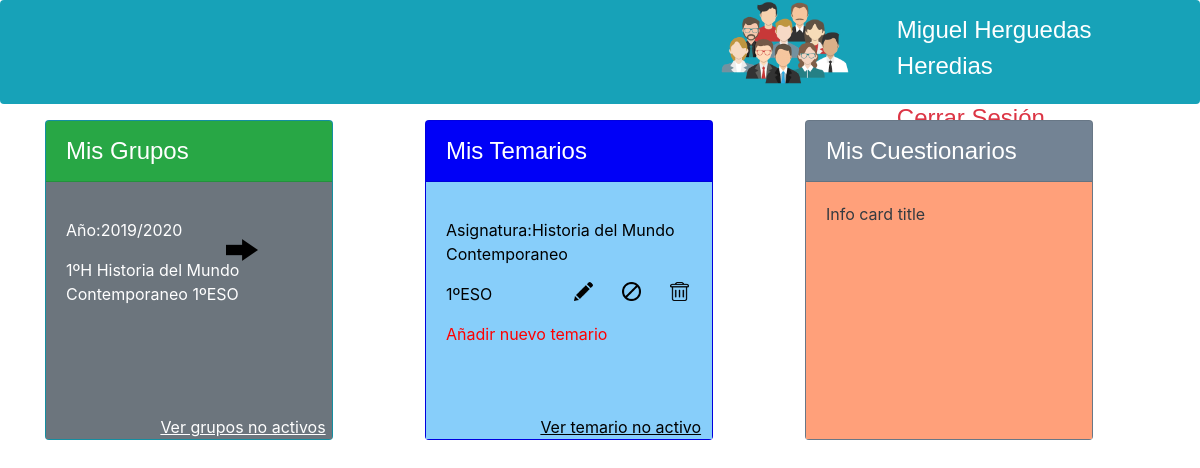
/Aula_VirtualPHP/PanelProfesores.php (signed in), run on an earlier commit of the app's database.
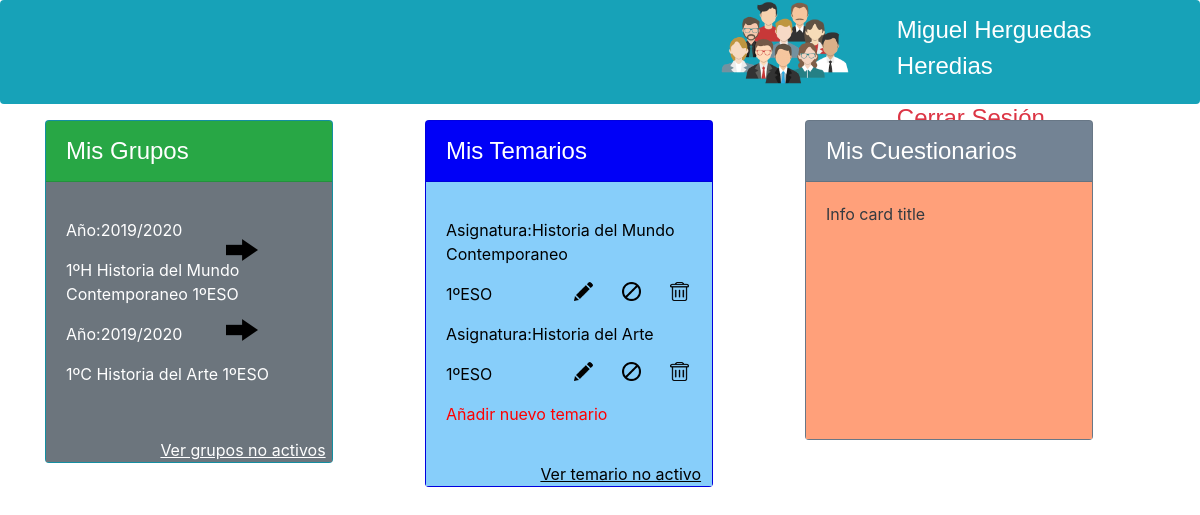
And on a later commit of the database.
### tables this page shows
create table Grupos(
	GrupoId int primary key auto_increment not null,
	Nombre varchar(100)not null,
	CursoAcademicoId int not null,
	MateriaId int not null,
	NivelId int not null,
	ProfesorId int not null,
	foreign key(CursoAcademicoId)references CursosAcademicos(CursoAcademicoId)on update cascade on delete cascade,
	foreign key(MateriaId)references Materias(MateriaId)on update cascade on delete cascade,
	foreign key(NivelId)references Niveles(NivelId)on update cascade on delete cascade,
	foreign key(ProfesorId)references Profesores(ProfesorId)on update cascade on delete cascade 
	);

create table CursosAcademicos(
	CursoAcademicoId int auto_increment primary key not null,
	CentroEducativoId int not null,
	Denominacion varchar(100)not null,
	EsActivo boolean not null,
	FechaInicio date not null,
	FechaFin date not null,
	foreign key(CentroEducativoId)references CentrosEducativos(CentroEducativoId) on update cascade on delete cascade
	);

create table Materias(
	MateriaId int primary key auto_increment not null,
	Nombre varchar(100)not null,
	CentroEducativoId int not null,
	EsActiva boolean not null,
	foreign key(CentroEducativoId)references CentrosEducativos(CentroEducativoId)on update cascade on delete cascade
	);

create table Niveles(
	NivelId int primary key auto_increment not null,
	CentroEducativoId int not null,
	Denominacion varchar(100)not null,
	EsActivo boolean not null,
	foreign key(CentroEducativoId)references CentrosEducativos(CentroEducativoId)on update cascade on delete cascade
	
	);

### Aula_VirtualPHP/PanelProfesores.php (the view, shortened to what this page needs)
<html><meta charset='utf-8'>
	<?php
		include("conexion.php");
		$Usuario_Actual=$_SESSION["Nombre_Profesor"];
		$Id_Actual=$_SESSION["ProfesorId"];
	?>
	<head>
		<link rel="stylesheet" href="https://stackpath.bootstrapcdn.com/bootstrap/4.4.1/css/bootstrap.min.css">
		<link rel="stylesheet" type="text/css" href="Estilos/diseño.css">
		<nav aria-label="breadcrumb">
		  <ol class="breadcrumb bg-info">
			<li class="breadcrumb-item active text-white" id="Barra" aria-current="page"><?PHP
				echo("<img id='Imagen' src='Estilos/profesores.png'/>");
				echo("<div id='Texto'>");
				echo("<p>$Usuario_Actual</p>");
				?>
				<form action='PanelProfesores.php'method="post">
					<a href="?Cerrar=true" class="text-danger" >Cerrar Sesión</a>
				</form>
				<?php
					echo("</div>");
				?>
			</li>
		  </ol>
		</nav>
	</head>
<body>
	<div class="container">
		<div class="row">
			<div class="col-sm">
				<div class="card text-white bg-info mb-3" style="max-width: 18rem;min-height:20rem;">
					<div class="card-header bg-success ">Mis Grupos</div>
						<div class="card-body bg-secondary">
							<p class="card-text ">
							<?php
								$VerGrupos="select g.GrupoId, ca.Denominacion as AnioEscolar ,G.Nombre as NombreGrupo ,M.Nombre as Asignatura ,N.Denominacion as NivelEducativo ,P.Usuario as Nombre_Profesor from grupos g,materias m ,niveles n ,profesores p, cursosacademicos ca where(g.MateriaId=M.MateriaId and g.NivelId =n.NivelId and g.ProfesorId =P.ProfesorId and g.CursoAcademicoId =ca.CursoAcademicoId  and ca.EsActivo =true and m.EsActiva=true and P.ProfesorId=$Id_Actual )";
								$Grupos=mysqli_query($conexion,$VerGrupos);
								echo("<div>");
								while($fila=mysqli_fetch_array($Grupos)){
									echo("<p> Año:".$fila["AnioEscolar"]."</p><p>".$fila["NombreGrupo"]."&nbsp;".
										$fila["Asignatura"]."&nbsp;".$fila["NivelEducativo"]."\r\n </p>");
										echo("<a href='Alumnos_Grupo.php?Id_Activo=".$fila["GrupoId"]."'><img src='Estilos/flecha.png' id='flecha' title='Ver Lista de Alumnos del Grupo'/></a>");
								}
								echo ("</div>");
							?>
							</p>
						</div>
						<p class="card-text bg-secondary"><a href="Grupos_no_activos.php"class="text-white"style="margin-left:40%;"><u>Ver grupos no activos</a></u></p>
					</div>
				</div>
			<div class="col-sm">
				<div class="card text-white  mb-3" style="background-color:blue;max-width: 18rem;min-height:20rem;">
					<div class="card-header">Mis Temarios</div>
						<div class="card-body "style="background-color:#87CEFA;">
							<p class="card-text " >
							<?php
								$VerMaterias="select g.GrupoId, ca.Denominacion as AnioEscolar ,G.Nombre as NombreGrupo ,M.Nombre as Asignatura,M.MateriaId ,N.Denominacion as NivelEducativo,n.NivelId ,P.Usuario as Nombre_Profesor from grupos g,materias m ,niveles n ,profesores p, cursosacademicos ca where(g.MateriaId=M.MateriaId and g.NivelId =n.NivelId and g.ProfesorId =P.ProfesorId and g.CursoAcademicoId =ca.CursoAcademicoId  and ca.EsActivo =true and m.EsActiva=true and P.ProfesorId=$Id_Actual)";
								$Temario=mysqli_query($conexion,$VerMaterias);
								echo("<div>");
								while($fila=mysqli_fetch_array($Temario)){
									echo("<p style='color:black;'><a href='VerTema.php?Id_Activo=".$fila["MateriaId"]."'style='color:black;'>Asignatura:".$fila["Asignatura"]."</p></a><p style='color:black;'>".$fila["NivelEducativo"]."</p>");
									echo("<a href='Editar_Tema.php?Id_Materia=".$fila["MateriaId"]."&Id_Nivel=".$fila["NivelId"]."'><img src='Estilos/lapiz.png' id='lapiz' title='Editar Tema'/></a><a href='?Ocultar=true&Id_Activo=".$fila["MateriaId"]."'><img src='Estilos/ocultar.png' id='ocultar' title='Ocultar Tema'/></a>
									<a href='?Quitar=true&Id_Activo=".$fila["MateriaId"]."&Nivel_Id=".$fila["NivelId"]."'><img src='Estilos/papelera.png' id='papelera' title='Eliminar Tema'/></a>");
								}
								echo("<a href='Agregar_Tema.php'style='color:red;'>Añadir nuevo temario</a>");
								echo ("</div>");
							?>
							</p>
						</div>
						<p class="card-text" style="background-color:#87CEFA;"><a href="materias_no_activas.php" style="margin-left:40%;color:black;"><u>Ver temario no activo</a></u></p>
					</div>
			</div>
			<div class="col-sm">
				<div class="card text-white  mb-3" style="background-color:#778899;max-width: 18rem;min-height:20rem;">
					<div class="card-header">Mis Cuestionarios</div>
					<div class="card-body" style="background-color:#FFA07A;">
						<p class="card-text text-dark">Info card title</p>
					</div>
				</div>
			</div>
		</div>
	</div>
</body>
</html>

### Aula_VirtualPHP/conexion.php (shortened to what this page needs)
<html><meta charset='utf-8'>

### Aula_VirtualPHP/Estilos/diseño.css (style rules this page uses)
.breadcrumb-item { height:5rem; font-family:Arial; font-size:150%; margin-left:85%; }
.card-header { font-family:Arial; font-size:150%; }
#Imagen { margin-top:-2rem; margin-left:-18rem; width:8rem; height:8rem; }
#Texto { margin-top:-6rem; margin-left:-7rem; }
#flecha { width:2rem; height:2rem; margin-top:-5.5rem; margin-left:10rem; }
#lapiz { width:1.2rem; height:1.2rem; margin-left:8rem; margin-top:-2.5rem; }
#ocultar { width:1.2rem; height:1.2rem; margin-left:11rem; margin-top:-2.5rem; }
#papelera { width:1.2rem; height:1.2rem; margin-left:14rem; margin-top:-2.5rem; }
a:link, a:visited, a:active { text-decoration:none; }

What changed in the data, as far as the page shows it:
now on this page (row edited): grupos: CursoAcademicoId.Denominacion "2019/2020", Nombre "1ºC", MateriaId.Nombre "Historia del Arte", NivelId.Denominacion "1ºESO"
